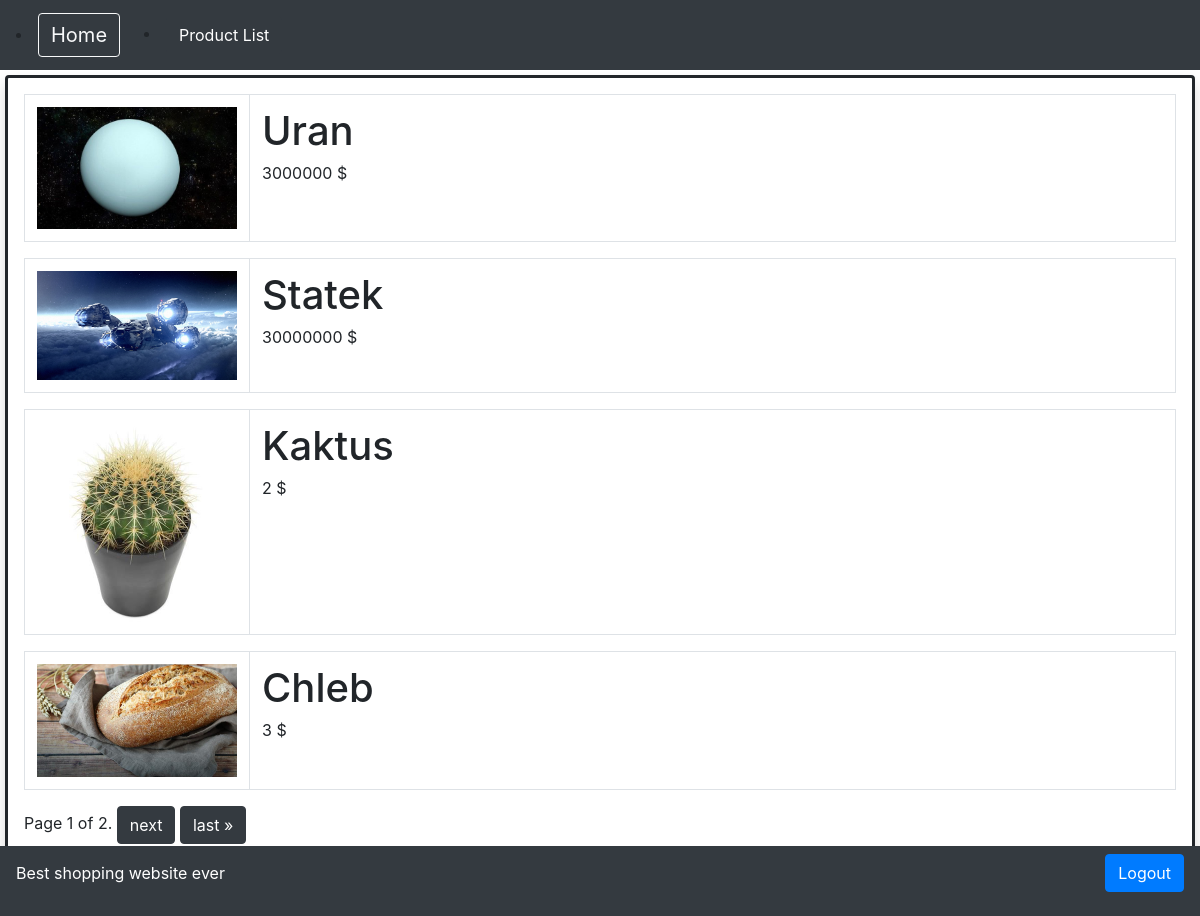
Page /list/ on the committed database.
### vat/models.py (models this page shows)
class Product(models.Model):
    name = models.CharField(max_length=30)
    producer = models.CharField(max_length=30)
    description = models.TextField(max_length=150)
    price = models.IntegerField()
    image = models.ImageField(upload_to='media')

### vat/views.py (the view, shortened to what this page needs)
# urls.py: path('list/', main_view),
def main_view(request):
    product = Product.objects.all()
    query = request.GET.get('query')
    if query:
        product = Product.objects.filter(Q(name__icontains=query)|Q(producer__icontains=query))
    paginator = Paginator(product, 4)
    page = request.GET.get('page')
    products = paginator.get_page(page)
    form_add = AmountForm(request.POST or None)
    form_prod = ProductForm(request.POST or None, request.FILES or None)
    if 'save_prod' in request.POST and request.method == 'POST':
        if form_prod.is_valid():
            form_prod.save()
        return redirect('/list/')
    if 'edit' in request.POST and request.method == 'POST':
        return redirect('/edit/{}/'.format(request.POST.get('edit')))
    context = {
        'product': products,
        'form': form_add,
        'form2': form_prod,
    }
    return render(request, 'main_page.html', context)

### templates/main_page.html (shortened to what this page needs)
{% extends "home.html" %}
{% block content %}
<div style="border-style: solid;" class="shadow p-3 mb-5 bg-white rounded">
{% for item in product %}
<table  class="table table-hover table-bordered">
  <tbody>
    <tr>
        <td style="width:10%;" data-toggle="modal" data-target="#p{{item.name}}"> <img style="width: 200px; hight:200px" src="{{item.image.url}}"> </td>
        <td style="width:90%;" data-toggle="modal" data-target="#p{{item.name}}"><h1>{{item.name}}</h1> {{ item.price }} $ </td>
    </tr>
  {% endfor %}
    </tbody></table>
<div class="pagination">
    <span class="step-links">
        <span class="current">
            Page {{ product.number }} of {{ product.paginator.num_pages }}.
        </span>
        {% if product.has_next %}
            <a type="button" class ="btn btn-dark" href="?page={{ product.next_page_number }}">next</a>
            <a type="button" class ="btn btn-dark" href="?page={{ product.paginator.num_pages }}">last &raquo;</a>
        {% endif %}
    </span>
</div>
{% endblock %}

### templates/home.html (shortened to what this page needs)
<link rel="stylesheet" href="https://stackpath.bootstrapcdn.com/bootstrap/4.3.1/css/bootstrap.min.css">
<nav class="navbar navbar-dark bg-dark justify-content-left">
        <li class="nav-item">
        <a class="navbar-brand" href="/"><button type="button" style = "font-size:20px" class="btn btn-outline-light">Home</button></a>
        </li>
    <div class="p-2 flex-fill bd-highlight">
      <li>
        <a  href="/list/"><button  type="button " class="btn btn-dark">Product List</button></a>
      </li>
    </div>
</nav>
<div style="padding:5px;">
{% block content %}{% endblock %}
</div>
<nav class="navbar navbar-dark bg-dark fixed-bottom">
    <p style="color:white"> Best shopping website ever </p>   <form action= "/" method="POST"> {% csrf_token %}
    <button name ="logout" class="btn btn-primary">Logout</button>
          </form>
</nav>

### rows in the picture
Product: image (picture), name "Uran", price "3000000"
Product: image (picture), name "Statek", price "30000000"
Product: image (picture), name "Kaktus", price "2"
Product: image (picture), name "Chleb", price "3"

### other values in the picture
{{ product.number }} "1"
{{ product.paginator.num_pages }} "2"
